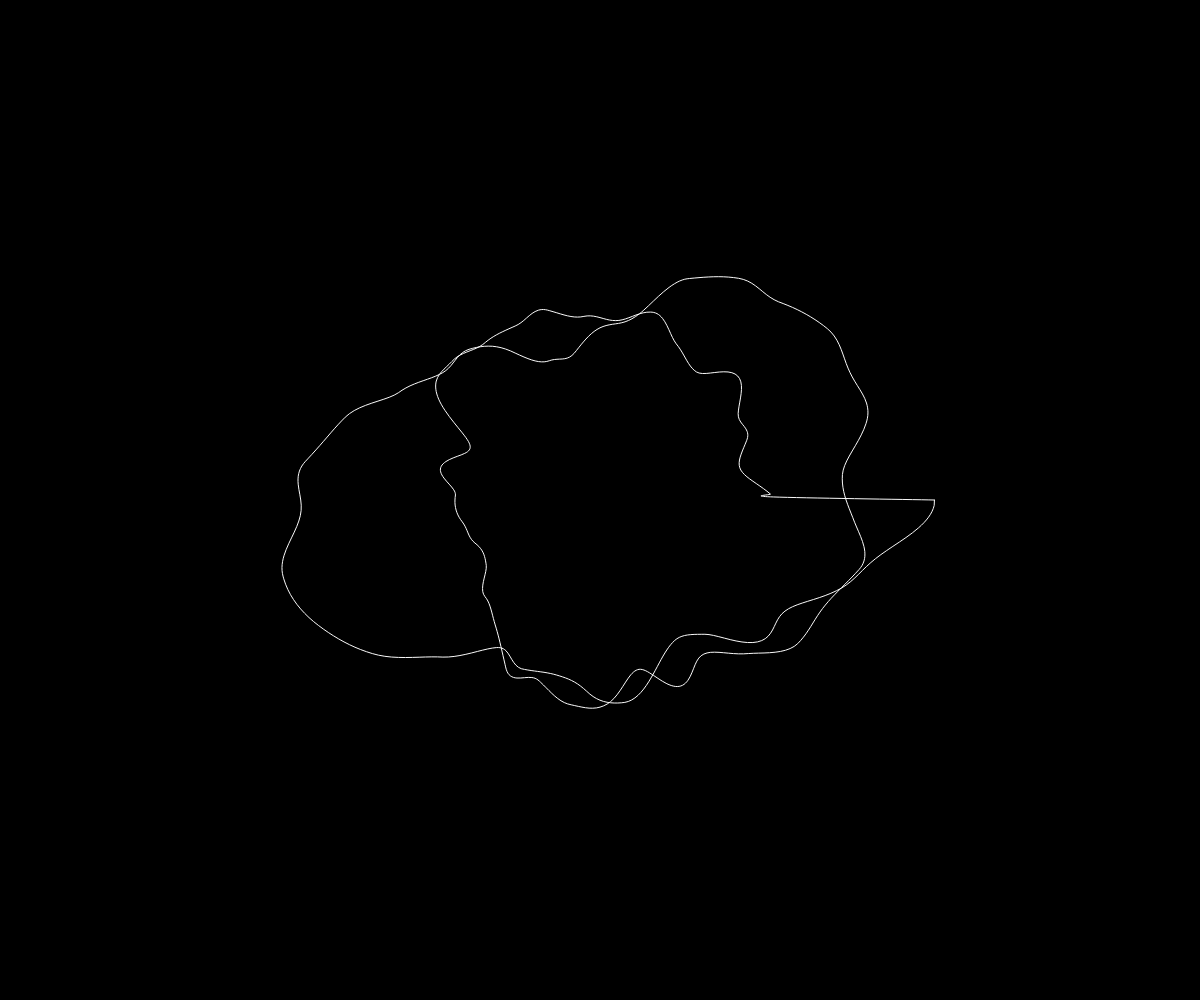
Frame 1 (no input)
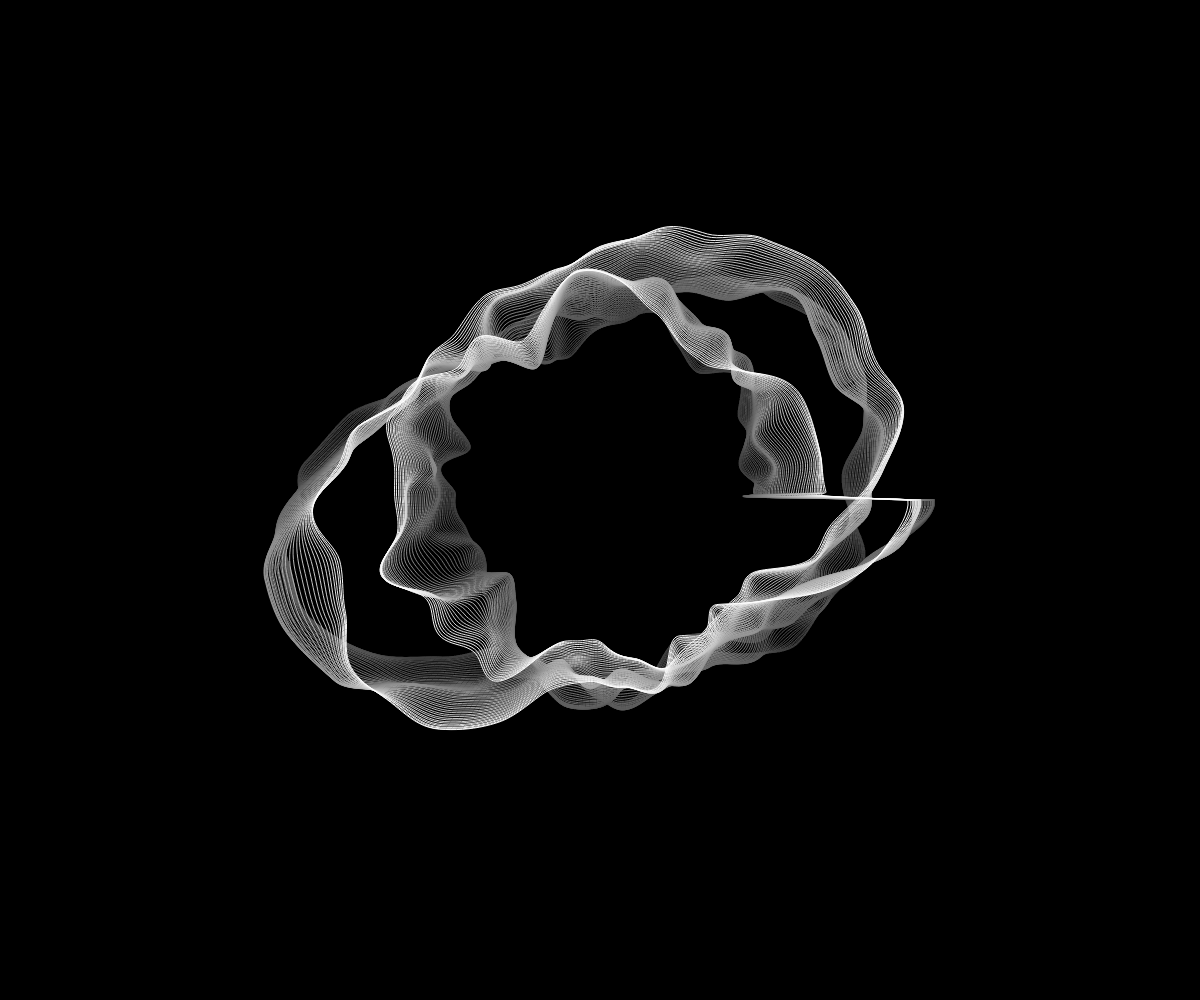
Frame 60 (no input)
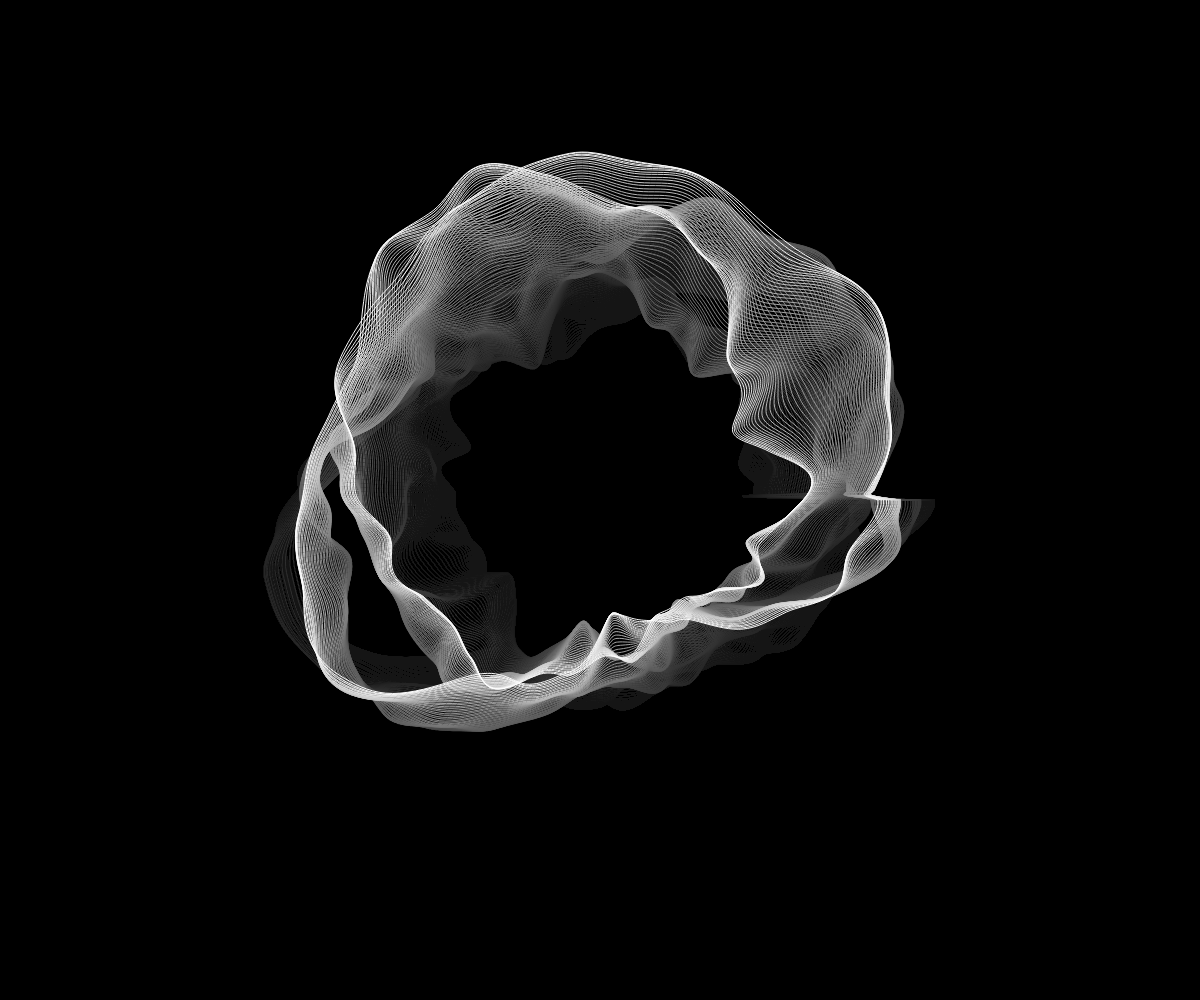
Frame 120 (the mouse pressed at the canvas centre since frame 60)

The p5.js sketch that drew these frames (run headless with seeded random() and noise() and a simulated clock; from frame 60 on, the mouse is pressed at the canvas centre):

// p5.js sketch
// ── sketch.js
// This code creates an animated pattern using Perlin noise. 
// You can modify it by adjusting the following parameters:
// - TOTAL_ANGLE: Change this value to increase or decrease the total degrees the shape covers (e.g., try 360 for a simpler circle).
// - minCircleRadius and width / 3 in the draw function: These control the minimum and maximum radius limits for the animation. 
//   You can adjust these to control the pulsing effect's range.
// - radiusDirection: Modify this value (e.g., -1 or -0.2) to change the speed at which the radius expands and contracts.
// - noiseFactor in the draw function: The Perlin noise effect can be modified by changing the noise parameters (e.g., multiply by different values).
// - Color and opacity: Customize the color and transparency in the stroke and fill functions for different visual effects.

let TOTAL_ANGLE = 720;
let circleRadius = 0;
let minCircleRadius = 50;
let radiusDirection = -0.5;

function setup() {
  createCanvas(windowWidth, windowHeight);
  background(0);
  noFill();
  stroke(255, 25);
  circleRadius = height / 2;
}

function draw() {
  // Draw a semi-transparent black rectangle to create a fading effect
  fill(0, 6); // Black fill with low opacity for a smooth fading effect
  noStroke();
  rect(0, 0, width, height);

  let centerX = width / 2;
  let centerY = height / 2;

  noFill();
  stroke(255, 250); // Adjust the color and opacity of the flower outline
  beginShape();
  for (let angle = 0; angle < TOTAL_ANGLE; angle++) {
    let noiseFactor = noise(angle * 0.012, frameCount / 150.0);

    let posX = centerX + circleRadius * cos(radians(angle)) * noiseFactor;
    let posY = centerY + circleRadius * sin(radians(angle)) * noiseFactor;

    curveVertex(posX, posY);
  }
  endShape(CLOSE);

  // Update radius
  circleRadius += radiusDirection;

  // Reverse direction when radius reaches certain limits
  if (circleRadius <= minCircleRadius || circleRadius > width / 3) {
    radiusDirection = -radiusDirection;
  }
}
